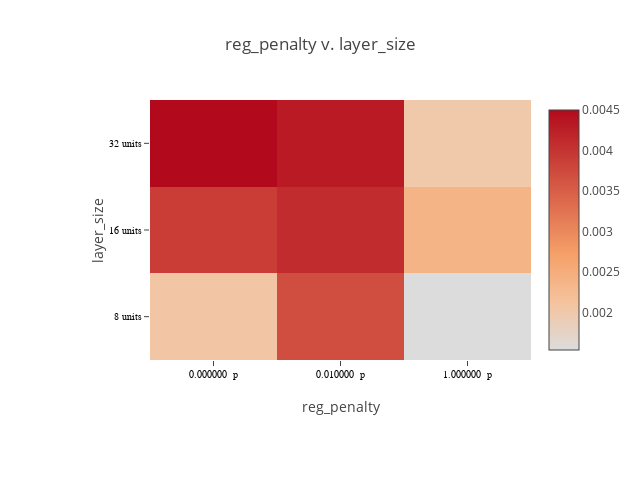

Source (notebook cell):
### Code cell
plot_matrix(qframe, "reg_penalty", "layer_size", x_suffix=" p", y_suffix="units")

### Figure 1 — Plotly figure (JSON) as saved in the notebook; plotly's stock layout.template omitted (floating-point values rounded to 4 significant figures)
{"data": [{"colorscale": [[0, "rgb(0,0,255)", [1, "rgb(255,0,0)"]]], "type": "heatmap", "x": ["0.000000  p", "0.010000  p", "1.000000  p"], "y": ["8 units", "16 units", "32 units"], "z": [[0.002053, 0.003698, 0.001535], [0.003901, 0.004094, 0.002388], [0.0045, 0.004307, 0.002002]]}], "layout": {"height": 480, "margin": {"b": 120, "l": 150, "r": 30, "t": 100}, "title": "reg_penalty v. layer_size", "width": 640, "xaxis": {"tickfont": {"color": "black", "family": "Arial, sans-serif", "size": 10}, "title": "reg_penalty"}, "yaxis": {"tickfont": {"color": "black", "family": "Arial, sans-serif", "size": 10}, "title": "layer_size"}}}
